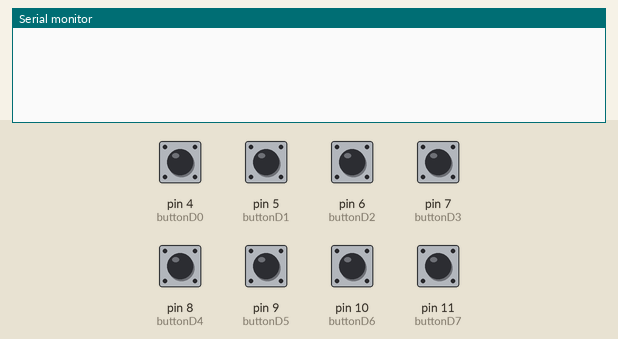
The sketch below on a simulated Arduino Uno, built with avr-gcc and run on an emulated ATmega328P. On the bench: the last lines printed to the serial monitor. The inputs (shaded band) are chosen by the test bench; at power-on: pin 4 (buttonD0), pin 5 (buttonD1), pin 6 (buttonD2), pin 7 (buttonD3), pin 8 (buttonD4), pin 9 (buttonD5), pin 10 (buttonD6), pin 11 (buttonD7) LOW.

Above: at 1.2 s.
1.3 s: pin 4 (buttonD0) pulled HIGH for 0.15 s
At 2.6 s:
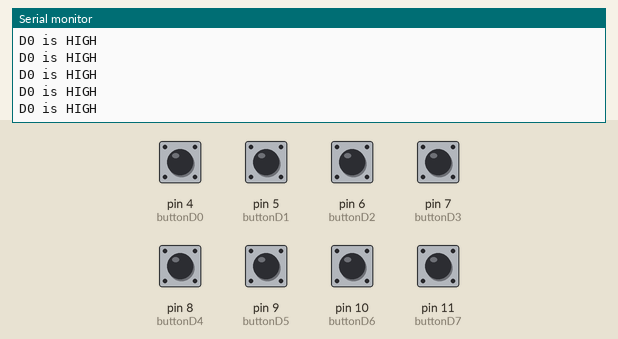
2.9 s: pin 5 (buttonD1) pulled HIGH for 0.15 s
At 3.9 s:
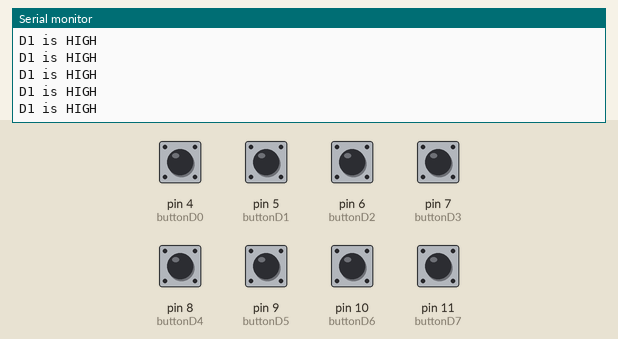
4.5 s: pin 6 (buttonD2) pulled HIGH for 0.15 s
At 5.1 s:
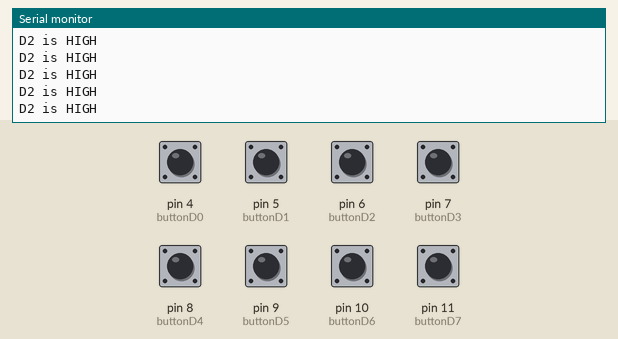
6.1 s: pin 7 (buttonD3) pulled HIGH for 0.15 s
At 7.4 s:
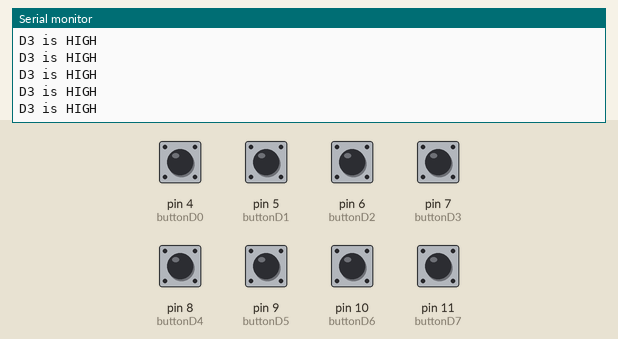
7.7 s: pin 8 (buttonD4) pulled HIGH for 0.15 s
At 8.8 s:
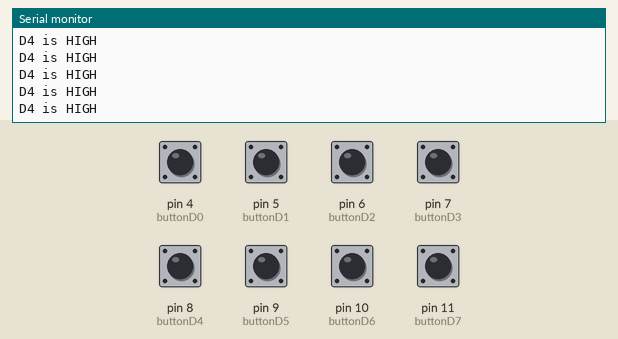
9.3 s: pin 9 (buttonD5) pulled HIGH for 0.15 s
At 10.0 s:
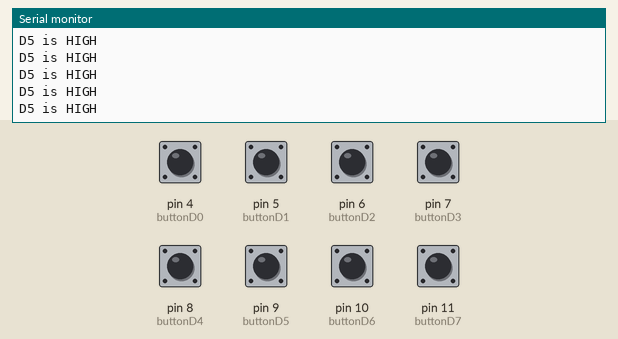
Timing chart, 0 to 11.9 s (numbered marks = the images above; inputs shaded):
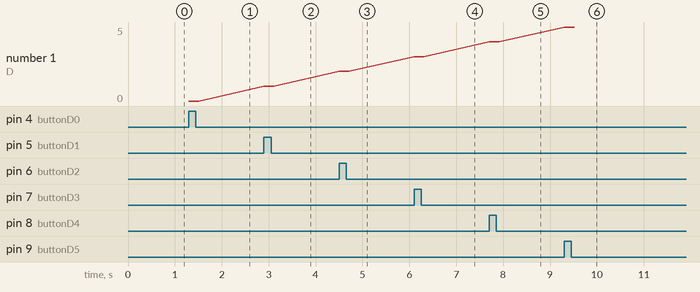

Measured:
- after the input at 1.3 s, the serial monitor: prints a new line at once (image 1)
- after the input at 2.9 s, the serial monitor: prints a new line at once (image 2)
- after the input at 4.5 s, the serial monitor: prints a new line at once (image 3)
- after the input at 6.1 s, the serial monitor: prints a new line at once (image 4)
- after the input at 7.7 s, the serial monitor: prints a new line at once (image 5)
- after the input at 9.3 s, the serial monitor: prints a new line at once (image 6)
- plotted number 1: 0 → 1 after the input at 2.9 s, 1 → 2 after the input at 4.5 s, 2 → 3 after the input at 6.1 s, 3 → 4 after the input at 7.7 s, 4 → 5 after the input at 9.3 s

The sketch:

key_FOB_NANO.ino
```cpp
#include <Wire.h>


int buttonD0 = 4;
int buttonD1 = 5;
int buttonD2 = 6;
int buttonD3 = 7;
int buttonD4 = 8;
int buttonD5 = 9;
int buttonD6 = 10;
int buttonD7 = 11;

//byte leds = 0;

void setup()
{

  Serial.begin(9600);

  pinMode(buttonD0, INPUT);
  pinMode(buttonD1, INPUT);
  pinMode(buttonD2, INPUT);
  pinMode(buttonD3, INPUT);
  pinMode(buttonD4, INPUT);
  pinMode(buttonD5, INPUT);
  pinMode(buttonD6, INPUT);
  pinMode(buttonD7, INPUT);
}

void loop()
{
  /*
  if (digitalRead(buttonD0) == HIGH)
  {
    Serial.println("D0 is HIGH");
  }
  else
  if(digitalRead(buttonD0) == LOW)
  {
    Serial.println("D0 is LOW");
  }
if (digitalRead(buttonD1) == HIGH)
  {
    Serial.println("D1 is HIGH");
  }
  else
  if(digitalRead(buttonD1) == LOW)
  {
    Serial.println("D1 is LOW");
  }
if (digitalRead(buttonD2) == HIGH)
  {
    Serial.println("D2 is HIGH");
  }
  else
  if(digitalRead(buttonD2) == LOW)
  {
    Serial.println("D2 is LOW");
  }
if (digitalRead(buttonD3) == HIGH)
  {
    Serial.println("D3 is HIGH");
  }
  else
  if(digitalRead(buttonD3) == LOW)
  {
    Serial.println("D3 is LOW");
  }
if (digitalRead(buttonD4) == HIGH)
  {
    Serial.println("D4 is HIGH");
  }
  else
  if(digitalRead(buttonD4) == LOW)
  {
    Serial.println("D4 is LOW");
  }
if (digitalRead(buttonD5) == HIGH)
  {
    Serial.println("D5 is HIGH");
  }
  else
  if(digitalRead(buttonD5) == LOW)
  {
    Serial.println("D5 is LOW");
  }
if (digitalRead(buttonD6) == HIGH)
  {
    Serial.println("D6 is HIGH");
  }
  else
  if(digitalRead(buttonD6) == LOW)
  {
    Serial.println("D6 is LOW");
  }
if (digitalRead(buttonD7) == HIGH)
  {
    Serial.println("D7 is HIGH");
  }
  else
  if(digitalRead(buttonD7) == LOW)
  {
    Serial.println("D7 is LOW");
  }
*/
   if (digitalRead(buttonD0) == HIGH)
  {
    Serial.println("D0 is HIGH");
  }

if (digitalRead(buttonD1) == HIGH)
  {
    Serial.println("D1 is HIGH");
  }

if (digitalRead(buttonD2) == HIGH)
  {
    Serial.println("D2 is HIGH");
  }

if (digitalRead(buttonD3) == HIGH)
  {
    Serial.println("D3 is HIGH");
  }

if (digitalRead(buttonD4) == HIGH)
  {
    Serial.println("D4 is HIGH");
  }

if (digitalRead(buttonD5) == HIGH)
  {
    Serial.println("D5 is HIGH");
  }

if (digitalRead(buttonD6) == HIGH)
  {
    Serial.println("D6 is HIGH");
  }

if (digitalRead(buttonD7) == HIGH)
  {
    Serial.println("D7 is HIGH");
  }


}
```
